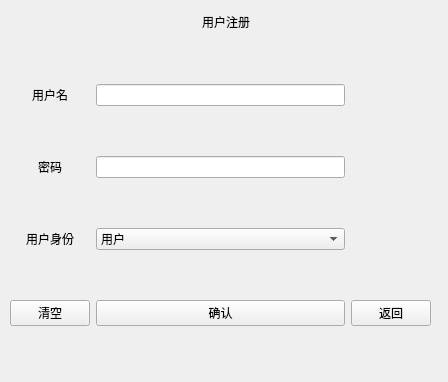
<?xml version="1.0" encoding="UTF-8"?>
<ui version="4.0">
 <class>yonhuzhuce</class>
 <widget class="QWidget" name="yonhuzhuce">
  <property name="geometry">
   <rect>
    <x>0</x>
    <y>0</y>
    <width>448</width>
    <height>382</height>
   </rect>
  </property>
  <property name="windowTitle">
   <string>Form</string>
  </property>
  <widget class="QWidget" name="layoutWidget">
   <property name="geometry">
    <rect>
     <x>0</x>
     <y>0</y>
     <width>451</width>
     <height>43</height>
    </rect>
   </property>
   <layout class="QHBoxLayout" name="horizontalLayout">
    <item>
     <spacer name="horizontalSpacer">
      <property name="orientation">
       <enum>Qt::Horizontal</enum>
      </property>
      <property name="sizeHint" stdset="0">
       <size>
        <width>40</width>
        <height>20</height>
       </size>
      </property>
     </spacer>
    </item>
    <item>
     <widget class="QLabel" name="label">
      <property name="styleSheet">
       <string notr="true">font: 20pt &quot;Noto Sans CJK SC&quot;;</string>
      </property>
      <property name="text">
       <string>用户注册</string>
      </property>
      <property name="alignment">
       <set>Qt::AlignCenter</set>
      </property>
     </widget>
    </item>
    <item>
     <spacer name="horizontalSpacer_2">
      <property name="orientation">
       <enum>Qt::Horizontal</enum>
      </property>
      <property name="sizeHint" stdset="0">
       <size>
        <width>40</width>
        <height>20</height>
       </size>
      </property>
     </spacer>
    </item>
   </layout>
  </widget>
  <widget class="QWidget" name="layoutWidget">
   <property name="geometry">
    <rect>
     <x>10</x>
     <y>40</y>
     <width>421</width>
     <height>331</height>
    </rect>
   </property>
   <layout class="QGridLayout" name="gridLayout">
    <item row="0" column="0">
     <widget class="QLabel" name="label_2">
      <property name="styleSheet">
       <string notr="true">font: 11pt &quot;Noto Sans CJK SC&quot;;</string>
      </property>
      <property name="text">
       <string>用户名</string>
      </property>
      <property name="alignment">
       <set>Qt::AlignCenter</set>
      </property>
     </widget>
    </item>
    <item row="2" column="0">
     <widget class="QLabel" name="label_4">
      <property name="styleSheet">
       <string notr="true">font: 11pt &quot;Noto Sans CJK SC&quot;;</string>
      </property>
      <property name="text">
       <string>用户身份</string>
      </property>
      <property name="alignment">
       <set>Qt::AlignCenter</set>
      </property>
     </widget>
    </item>
    <item row="3" column="2">
     <widget class="QPushButton" name="back">
      <property name="text">
       <string>返回</string>
      </property>
     </widget>
    </item>
    <item row="3" column="0">
     <widget class="QPushButton" name="clear1">
      <property name="text">
       <string>清空</string>
      </property>
     </widget>
    </item>
    <item row="1" column="0">
     <widget class="QLabel" name="label_3">
      <property name="styleSheet">
       <string notr="true">font: 11pt &quot;Noto Sans CJK SC&quot;;</string>
      </property>
      <property name="text">
       <string>密码</string>
      </property>
      <property name="alignment">
       <set>Qt::AlignCenter</set>
      </property>
     </widget>
    </item>
    <item row="3" column="1">
     <widget class="QPushButton" name="doit">
      <property name="text">
       <string>确认</string>
      </property>
     </widget>
    </item>
    <item row="2" column="1">
     <widget class="QComboBox" name="comboBox">
      <item>
       <property name="text">
        <string>用户</string>
       </property>
      </item>
      <item>
       <property name="text">
        <string>监管</string>
       </property>
      </item>
     </widget>
    </item>
    <item row="1" column="1">
     <widget class="QLineEdit" name="passwordzc">
      <property name="echoMode">
       <enum>QLineEdit::Password</enum>
      </property>
     </widget>
    </item>
    <item row="0" column="1">
     <widget class="QLineEdit" name="usernamezc"/>
    </item>
   </layout>
  </widget>
 </widget>
 <resources/>
 <connections>
  <connection>
   <sender>clear1</sender>
   <signal>clicked()</signal>
   <receiver>passwordzc</receiver>
   <slot>clear()</slot>
   <hints>
    <hint type="sourcelabel">
     <x>50</x>
     <y>313</y>
    </hint>
    <hint type="destinationlabel">
     <x>220</x>
     <y>167</y>
    </hint>
   </hints>
  </connection>
  <connection>
   <sender>clear1</sender>
   <signal>clicked()</signal>
   <receiver>usernamezc</receiver>
   <slot>clear()</slot>
   <hints>
    <hint type="sourcelabel">
     <x>50</x>
     <y>313</y>
    </hint>
    <hint type="destinationlabel">
     <x>220</x>
     <y>94</y>
    </hint>
   </hints>
  </connection>
 </connections>
</ui>
